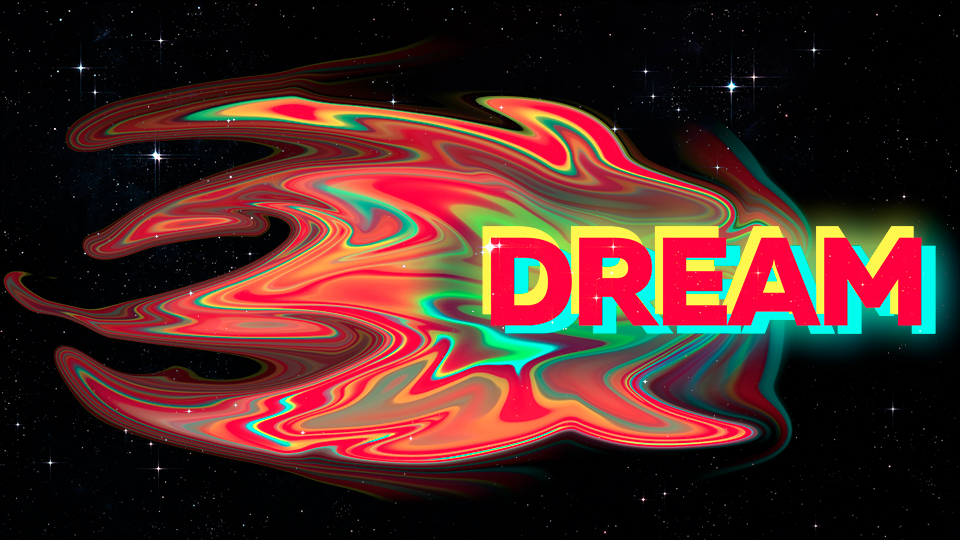
#> input picture Shifted_pictures/Dream.jpg, 960 x 540 px
$ jupyter execute --allow-errors Columnwise_shifted_pictures.ipynb   (shell and % lines are left out)
#> lines starting #> are read from the running program, lines starting #| are printed output that depends on the picture
# <small> <i>Task 8.</small> </i>

* Divide a picture into roughly equal blocks of columns. Each process takes its own block. The number of columns $N$ is not equal to the number of processes $n_p$, i.e., $N \ne n_p$ in general.
* Create $N$ new pictures by cyclically shifting the columns of pixels. E.g., for $N = 3 $: $[c_0, c_1, c_2] \rightarrow [c_2, c_0, c_1] \rightarrow [c_1, c_2, c_0]$

[cell 1]
import numpy as np
import matplotlib.pyplot as plt
from PIL import Image

**Google Drive**

[cell 2]
from google.colab import drive
#> (the rest of this cell did not finish here and is left out)

**Local files**

[cell 3]
image = np.array(Image.open('Dream.jpg'))
#> image is the input picture: shape (540, 960, 3); mean R, G, B 75.2, 40.2, 35.8

Showing picture

[cell 4]
plt.style.use('default')
plt.imshow(image)

[cell 5]
#check shape
image.shape
#> Out = (540, 960, 3)

[cell 6]
# function for shifting
def roll(image, shift = 1):
    return np.roll(image, shift = (shift,shift,shift), axis=1)

[cell 7]
# shifting to size of the picture is the same picture
plt.imshow(roll(image,(960)))

**MPI shifting**

Checking with some number of processes

Run with different number of processes

[cell 8]
import subprocess

times = []
memory = []
peaks = []

#> (the rest of this cell did not finish here and is left out)

#> (a cell that did not finish here is left out)

[cell 10]
# Time vs N_proc
plt.style.use('default')
plt.plot(np.array(times))

plt.title('Time(N_proc)', fontsize = 16)
plt.xlabel('N_proc')
plt.ylabel('Time [sec]',fontsize = 14)
plt.grid()
plt.show()
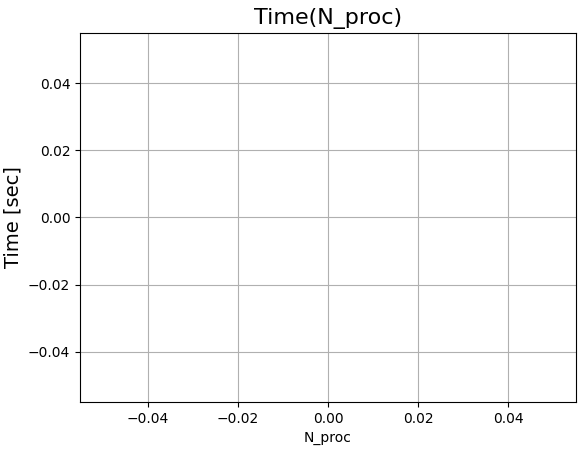
#> figure drawn by matplotlib, 1 panel
